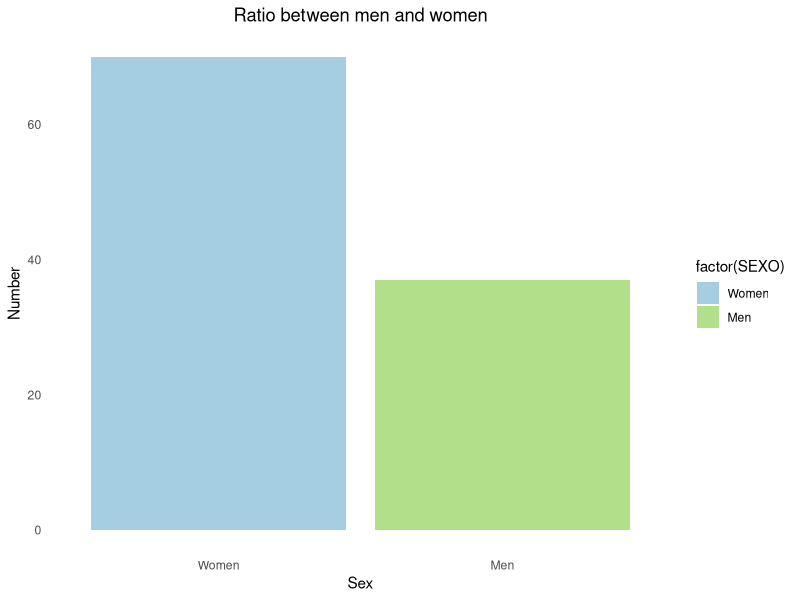
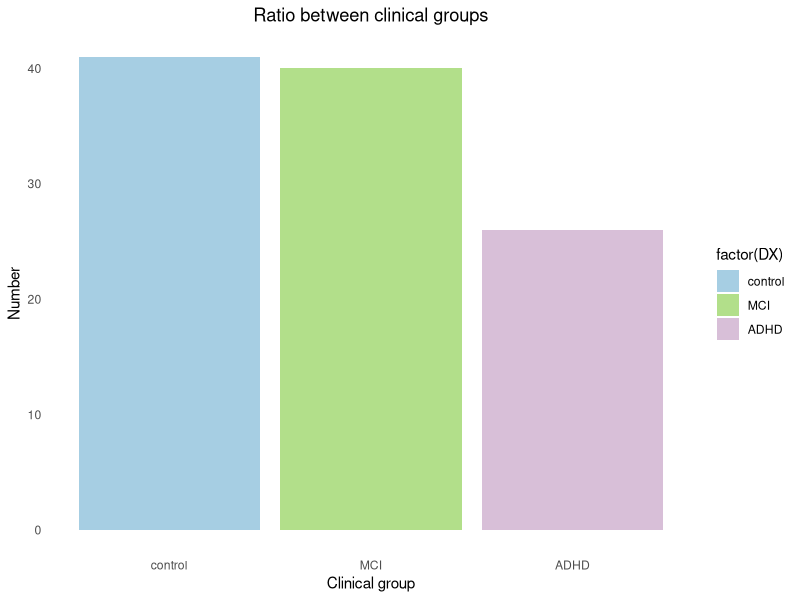
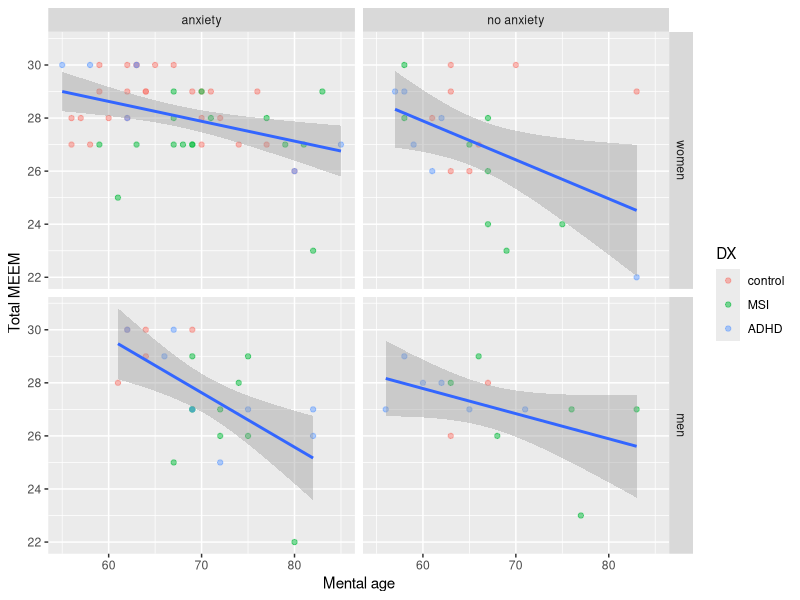
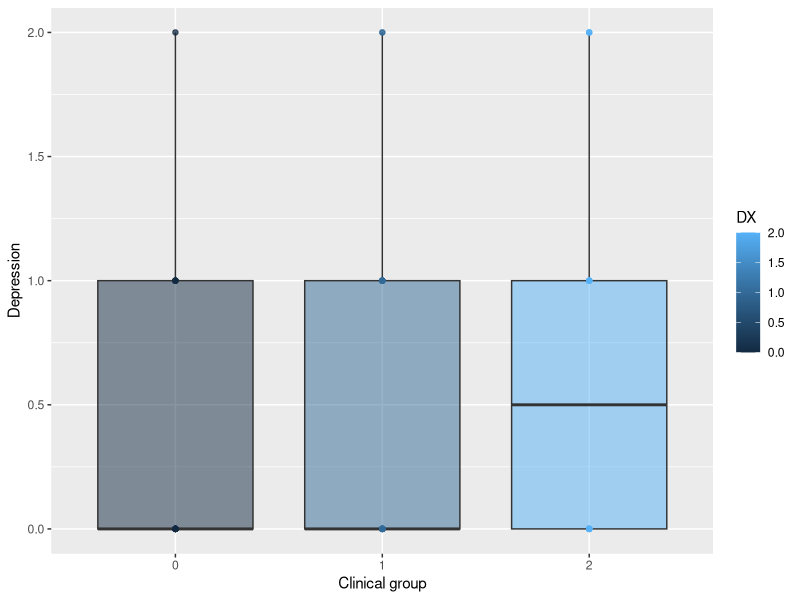
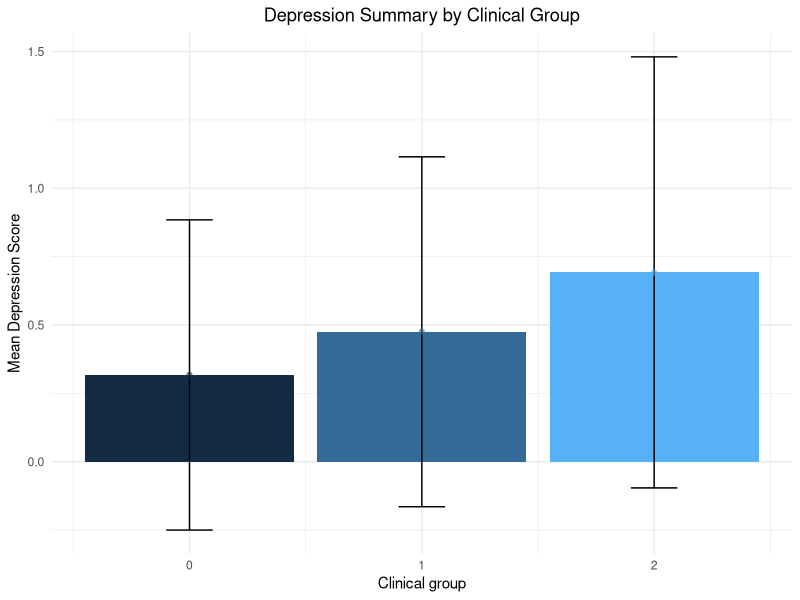
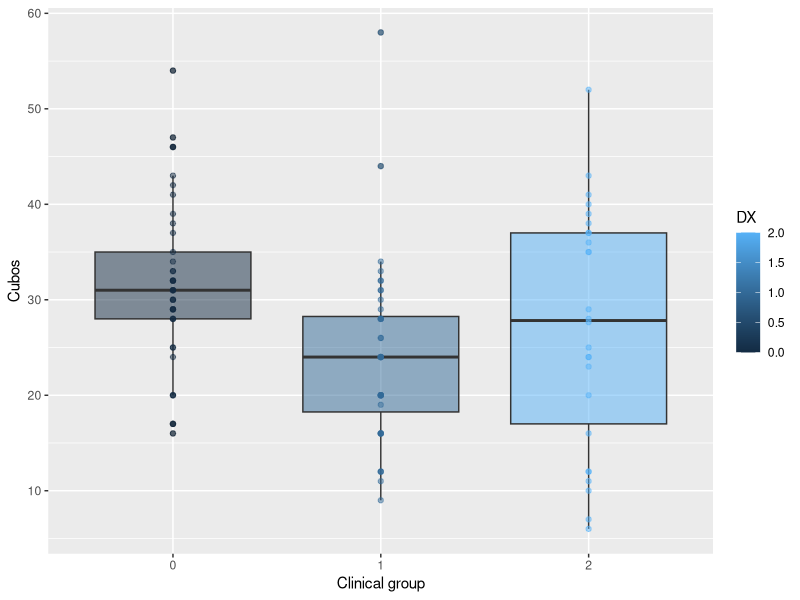
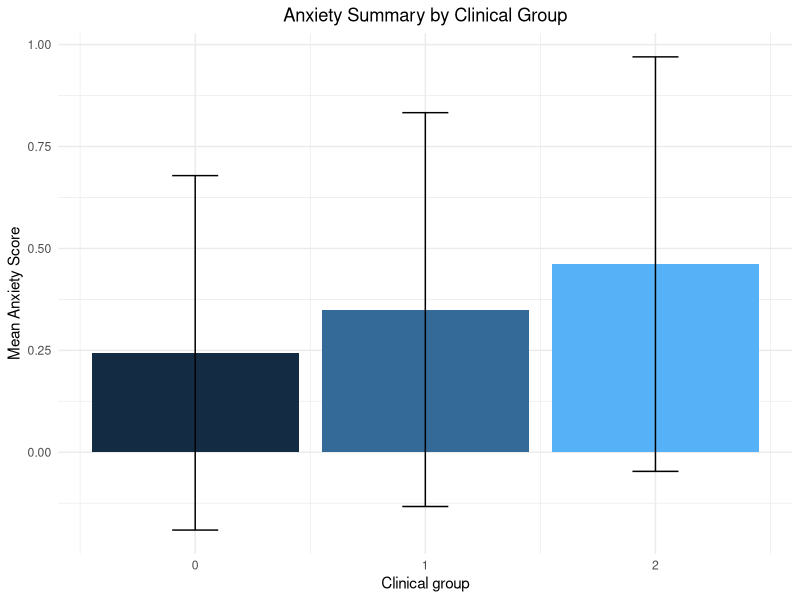
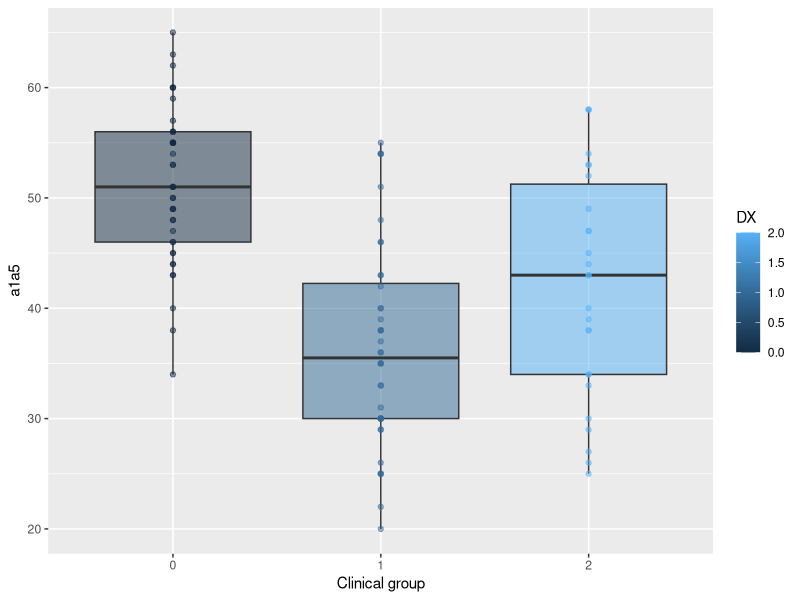

R code for these plots, in order:
## ---- chunk 1
require(readxl)
require(dplyr)
require(ggplot2)
require(viridis)
require(reshape2)
require(GGally)
require(cowplot)
require(tidyr)
require(car)
## ---- chunk 2
clean_df <- read_excel(path = "data/ADHD_MC.xlsx")
clean_df[clean_df == 999] <- NA
clean_df <- clean_df %>%
  mutate_all(~ifelse(is.na(.), mean(., na.rm = TRUE), .))
clean_df
## ---- chunk 3
#Missing values from the adhd_df
nrow(clean_df)
sum(is.na(clean_df))
last_cols <- clean_df[c('cubost','TMTAz','TMTBz')]
colSums(is.na(last_cols))
## ---- chunk 4
str(clean_df)
## ---- chunk 5
pastel_colors <- c("#A6CEE3", "#B2DF8A")
labels <- c("Women", "Men")
ggplot(clean_df, aes(x = factor(SEXO), fill = factor(SEXO))) +
  geom_bar() +
  labs(title = "Ratio between men and women", x = "Sex", y = "Number") +
  scale_x_discrete(labels = c("Women", "Men")) +
  scale_fill_manual(values = pastel_colors, labels = labels) +
  theme_minimal() +
  theme(
    plot.title = element_text(hjust = 0.5),
    panel.grid.major = element_blank(),
    panel.grid.minor = element_blank()
  )
## ---- chunk 6
sex <- table(clean_df$SEXO)
women <- sex[1] / (sex[1] + sex[2]) * 100
men <- 100 - women
message <- sprintf("There were %.2f%% females.", women)
cat(message, "\n")
## ---- chunk 7
pastel_colors <- c("#A6CEE3", "#B2DF8A", "#D8BFD8")
labels <- c("control", "MCI", "ADHD")

ggplot(clean_df, aes(x = factor(DX), fill = factor(DX))) +
  geom_bar() +
  labs(title = "Ratio between clinical groups", x = "Clinical group", y = "Number") +
  scale_x_discrete(labels = c("control", "MCI", "ADHD")) +
  scale_fill_manual(values = pastel_colors, labels = labels) +  
  theme_minimal() +
  theme(
    plot.title = element_text(hjust = 0.5),  
    panel.grid.major = element_blank(),      
    panel.grid.minor = element_blank()       
  )
## ---- chunk 8
groups <- table(clean_df$DX)
control <- groups[1]/(groups[1]+groups[2]+groups[3])*100
mci <- groups[2]/(groups[1]+groups[2]+groups[3])*100
adhd <- 100 - (control+mci)

variables <- c("control", "mci", "adhd")
labels <- c("controls", "MSI patients", "ADHD patients")

for (i in seq_along(variables)) {
  message <- sprintf("There were %.2f%% %s.", get(variables[i]), labels[i])
  cat(message, "\n")
}
## ---- chunk 9
clean_df %>%
  mutate (Anxiety = factor(Anxiety,
                      levels = c('0','1'),
                      labels = c('anxiety', 'no anxiety'))) %>%
  mutate (DX = factor(DX,
                      levels = c('0','1','2'),
                      labels = c('control', 'MSI','ADHD'))) %>%
  mutate (SEXO = factor(SEXO,
                      levels = c('0','1'),
                      labels = c('women', 'men'))) %>%
  ggplot(aes(IDADE, `MEEM total`))+
  labs(x = "Mental age", y = "Total MEEM")+
  geom_point(aes(color=DX), alpha = 0.5)+
  geom_smooth(method = 'lm')+
  facet_grid(SEXO~Anxiety)
## ---- chunk 10
ggplot(clean_df, aes(x = factor(DX), y = Depression, fill = DX)) +
  geom_boxplot(alpha=0.5) +
  labs(x = "Clinical group", y = "Depression")+ 
  geom_point(aes(color=DX), alpha = 0.5)+
  geom_smooth()
## ---- chunk 11
summary_depression <- aggregate(Depression ~ DX, data = clean_df, function(x) c(mean = mean(x), sd = sd(x)))
summary_depression2 <- do.call(data.frame, summary_depression)
summary_depression2
## ---- chunk 12
ggplot(summary_depression2, aes(x = DX, y = Depression.mean, fill = DX)) +
  geom_bar(stat = "identity", position = position_dodge(width = 0.8)) +
  geom_errorbar(aes(ymin = Depression.mean - Depression.sd, ymax = Depression.mean + Depression.sd), width = 0.2, position = position_dodge(width = 0.8)) +
  labs(title = "Depression Summary by Clinical Group", x = "Clinical group", y = "Mean Depression Score") +
  theme_minimal() +
  geom_point(aes(color=DX), alpha = 0.5)+
  theme(
    plot.title = element_text(hjust = 0.5),
    legend.position = "none" 
  )
## ---- chunk 13
clean_df %>%
  filter(cubos != '999') %>%                         #remove the outlier
  ggplot(aes(x = factor(DX), y = cubos, fill = DX)) +
  geom_boxplot(alpha=0.5) +
  labs(x = "Clinical group", y = "Cubos")+ 
  geom_point(aes(color=DX), alpha = 0.5)+
  geom_smooth()
## ---- chunk 14
summary_anxiety <- aggregate(Anxiety ~ DX, data = clean_df, function(x) c(mean = mean(x), sd = sd(x)))
summary_anxiety2 <- do.call(data.frame, summary_anxiety)
summary_anxiety2
## ---- chunk 15
ggplot(summary_anxiety2, aes(x = DX, y = Anxiety.mean, fill = DX)) +
  geom_bar(stat = "identity", position = position_dodge(width = 0.8)) +
  geom_errorbar(aes(ymin = Anxiety.mean - Anxiety.sd, ymax = Anxiety.mean + Anxiety.sd), width = 0.2, position = position_dodge(width = 0.8)) +
  labs(title = "Anxiety Summary by Clinical Group", x = "Clinical group", y = "Mean Anxiety Score") +
  theme_minimal() +
  theme(
    plot.title = element_text(hjust = 0.5),
    legend.position = "none" 
  )
## ---- chunk 16
ggplot(clean_df, aes(x = factor(DX), y = a1a5, fill = DX)) +
  geom_boxplot(alpha=0.5) +
  labs(x = "Clinical group", y = "a1a5")+ 
  geom_point(aes(color=DX), alpha = 0.5)+
  geom_smooth()
## ---- chunk 17
data<-dplyr::select(clean_df, DX, Animais, FAS, TMTA, A7)
print(data)
## ---- chunk 18
data %>%
  ggpairs(aes(color = as.factor(DX), alpha = 0.7),
    upper = list(continuous = wrap("points", size = 2.5))) +
  theme(
    axis.ticks.x = element_blank(),
    axis.text.x = element_blank(),
    axis.ticks.y = element_blank(),
    axis.text.y = element_blank()
  )
## ---- chunk 19
hist.IDADE <- ggplot(data = clean_df, aes(IDADE)) +
  geom_histogram()

hist.GAI <- ggplot(data = clean_df, aes(GAI)) +
  geom_histogram()

hist.GDS <- ggplot(data = clean_df, aes(GDS)) +
  geom_histogram()

hist.ESC <- ggplot(data = clean_df, aes(ESC)) +
  geom_histogram()

labels = c('age', 'gai','gds','ESC')

plot_grid(hist.IDADE, hist.GAI, hist.GDS, hist.ESC, align = "hv")
## ---- chunk 20
significant_columns <- c()

for (column in 3:32) {
  model <- aov(DX ~ factor(clean_df[[column]]), data = clean_df)
  summary_result <- summary(model)
  if (summary_result[[1]]$`Pr(>F)`[1] < 0.05) {
    cat("Column:", colnames(clean_df)[column], "has a significant difference.\n")
    significant_columns <- c(significant_columns, colnames(clean_df)[column])
  }
}
## ---- chunk 21
# Tworzenie ramki danych z danymi do wykresu
mean_data <- clean_df %>%
  group_by(DX) %>%
  summarise(across(all_of(significant_columns), mean))

# Przygotowanie danych do wykresu w formacie "dłuższym"
mean_data_long <- pivot_longer(mean_data, cols = -DX, names_to = "Column", values_to = "Mean")

# Tworzenie wykresu kolumnowego
ggplot(mean_data_long, aes(x = Column, y = Mean, fill = factor(DX))) +
  geom_bar(stat = "identity", position = "dodge") +
  labs(title = "Means for Significant Columns with respect to DX", y = "Mean", fill = "DX") +
  theme_minimal()
## ---- chunk 22
significant_data<-dplyr::select(clean_df, DX, significant_columns)
print(significant_data)
## ---- chunk 23
df.lm1 <- lm(DX ~ ., data = significant_data)
summary(df.lm1)
## ---- chunk 24
par(mfrow = c(2, 2))
plot(df.lm1, pch = 20)
## ---- chunk 25
n <- length(clean_df$DX)
par(mfrow = c(1, 2))
cutoff <- 4 / (n - length(df.lm1$coefficients) - 2)
influencePlot(df.lm1, fill.alpha = 1, fill.col = "red")
## ---- chunk 26
plot(df.lm1, which = 4, cook.levels = cutoff, lwd = 2)
abline(h = cutoff, col = "red", lty = 2, lwd = 2)
